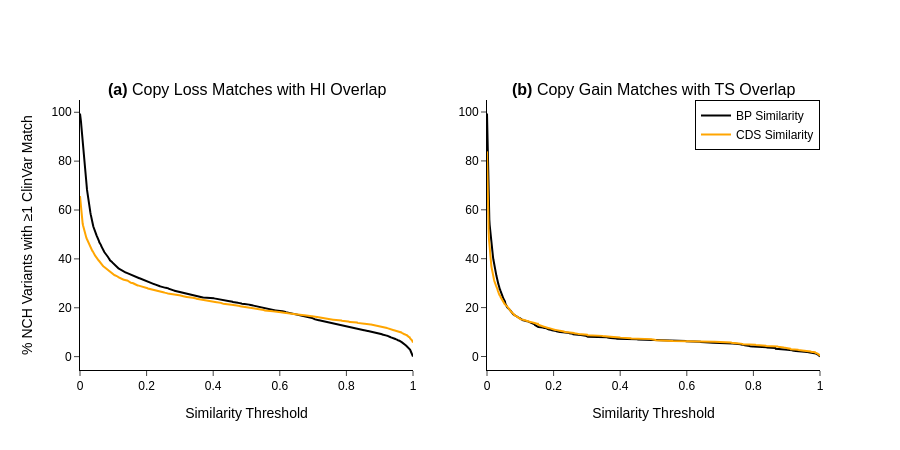

The code cell stored with this chart in its notebook:
### Code cell
from plotly.subplots import make_subplots
fig_dosage = make_subplots(rows=1, cols=2, column_titles=['<b>(a)</b> Copy Loss Matches with HI Overlap', '<b>(b)</b> Copy Gain Matches with TS Overlap'])

fig_a = jaccard_matching_figure(
    nch_clinvar_match_df_hi
)

fig_b = jaccard_matching_figure(
    nch_clinvar_match_df_ts
)
fig_b.update_layout(title_text='NCH Copy Gain Matches to ClinVar CNVs Containing TS Regions');

for tr in fig_a.data:
    if 'agree' not in tr.name.lower():
        continue
    if 'BP' in tr.name: 
        tr.name = 'BP Similarity'
    else: 
        tr.name = 'CDS Similarity'
    fig_dosage.add_trace(
        tr, row=1, col=1
    )

for tr in fig_b.data:
    if 'agree' not in tr.name.lower():
        continue
    if 'BP' in name: 
        tr.name = 'BP Similarity'
    else: 
        tr.name = 'CDS Similarity'
    tr.showlegend=False
    fig_dosage.add_trace(
        tr, row=1, col=2
    )


fig_dosage.update_xaxes(linecolor='black', ticks='outside', dtick=.2, title_text='Similarity Threshold')
fig_dosage.update_yaxes(linecolor='black', ticks='outside')
fig_dosage.update_yaxes(title_text='% NCH Variants with ≥1 ClinVar Match', col=1)
fig_dosage.update_layout(
    height=450, width=900,
    plot_bgcolor='white',
    font=dict(
        color='black',
        family='arial',
    ),
    legend=dict(
        x=1,
        xanchor='right',
        bordercolor='black',
        borderwidth=1
    )
)
fig_dosage.show()

### Figure 1 — Plotly figure (JSON) as saved in the notebook; plotly's stock layout.template omitted (floating-point values rounded to 4 significant figures; data arrays with more than 128 entries replaced by an {"elided": "..."} marker saying what was removed)
{"data": [{"legendgroup": "agree", "line": {"dash": "solid"}, "marker": {"color": "black"}, "name": "BP Similarity", "type": "scatter", "x": {"elided": "1001 float values"}, "xaxis": "x", "y": {"elided": "1001 float values"}, "yaxis": "y"}, {"legendgroup": "agree", "line": {"dash": "solid"}, "marker": {"color": "orange"}, "name": "CDS Similarity", "type": "scatter", "x": {"elided": "1001 float values"}, "xaxis": "x", "y": {"elided": "1001 float values"}, "yaxis": "y"}, {"legendgroup": "agree", "line": {"dash": "solid"}, "marker": {"color": "black"}, "name": "CDS Similarity", "showlegend": false, "type": "scatter", "x": {"elided": "1001 float values"}, "xaxis": "x2", "y": {"elided": "1001 float values"}, "yaxis": "y2"}, {"legendgroup": "agree", "line": {"dash": "solid"}, "marker": {"color": "orange"}, "name": "CDS Similarity", "showlegend": false, "type": "scatter", "x": {"elided": "1001 float values"}, "xaxis": "x2", "y": {"elided": "1001 float values"}, "yaxis": "y2"}], "layout": {"annotations": [{"font": {"size": 16}, "showarrow": false, "text": "<b>(a)</b> Copy Loss Matches with HI Overlap", "x": 0.225, "xanchor": "center", "xref": "paper", "y": 1, "yanchor": "bottom", "yref": "paper"}, {"font": {"size": 16}, "showarrow": false, "text": "<b>(b)</b> Copy Gain Matches with TS Overlap", "x": 0.775, "xanchor": "center", "xref": "paper", "y": 1, "yanchor": "bottom", "yref": "paper"}], "font": {"color": "black", "family": "arial"}, "height": 450, "legend": {"bordercolor": "black", "borderwidth": 1, "x": 1, "xanchor": "right"}, "plot_bgcolor": "white", "width": 900, "xaxis": {"anchor": "y", "domain": [0, 0.45], "dtick": 0.2, "linecolor": "black", "ticks": "outside", "title": {"text": "Similarity Threshold"}}, "xaxis2": {"anchor": "y2", "domain": [0.55, 1], "dtick": 0.2, "linecolor": "black", "ticks": "outside", "title": {"text": "Similarity Threshold"}}, "yaxis": {"anchor": "x", "domain": [0, 1], "linecolor": "black", "ticks": "outside", "title": {"text": "% NCH Variants with ≥1 ClinVar Match"}}, "yaxis2": {"anchor": "x2", "domain": [0, 1], "linecolor": "black", "ticks": "outside"}}}
